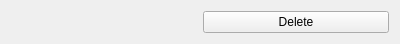
<?xml version="1.0" encoding="UTF-8"?>
<ui version="4.0">
 <class>Collider_Frame</class>
 <widget class="QWidget" name="Collider_Frame">
  <property name="geometry">
   <rect>
    <x>0</x>
    <y>0</y>
    <width>400</width>
    <height>41</height>
   </rect>
  </property>
  <property name="windowTitle">
   <string>Collider</string>
  </property>
  <layout class="QHBoxLayout" name="horizontalLayout">
   <item>
    <widget class="QWidget" name="collider" native="true"/>
   </item>
   <item>
    <widget class="QPushButton" name="btnDelete">
     <property name="text">
      <string>Delete</string>
     </property>
    </widget>
   </item>
  </layout>
 </widget>
 <resources/>
 <connections/>
</ui>
